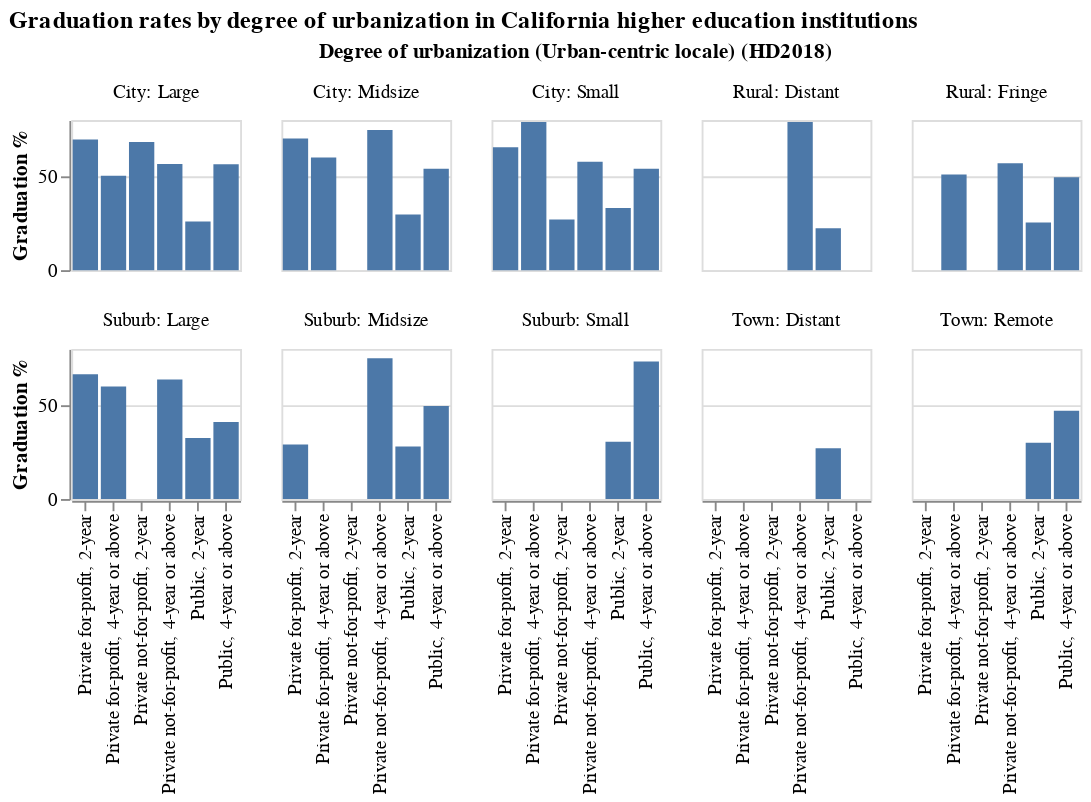

The cell this chart's notebook holds for it:
### Code cell
alt.Chart(tidy).mark_bar().encode(
    x = alt.X('Sector of institution (HD2018)', axis = alt.Axis(title = '')),
    y = alt.Y('Graduation rate  total cohort (DRVGR2017_RV)', axis = alt.Axis(title = "Graduation %")),
    facet = alt.Facet('Degree of urbanization (Urban-centric locale) (HD2018)'),
    tooltip = alt.Tooltip(['Graduation rate  total cohort (DRVGR2017_RV)'], title = 'Grad rate')
).properties(
    title='Graduation rates by degree of urbanization in California higher education institutions',
    columns=5,
    width=90,
    height=80
)

### Figure 1 — Vega-Lite specification as saved in the notebook (floating-point values rounded to 4 significant figures)
{"$schema": "https://vega.github.io/schema/vega-lite/v3.4.0.json", "columns": 5, "config": {"mark": {"tooltip": null}, "view": {"height": 300, "width": 400}}, "data": {"name": "data-df5ca937c9d7259b21761532c4ae714f"}, "datasets": {"data-df5ca937c9d7259b21761532c4ae714f": [{"Degree of urbanization (Urban-centric locale) (HD2018)": "City: Large", "Graduation rate  total cohort (DRVGR2017_RV)": 69.6, "Sector of institution (HD2018)": "Private for-profit, 2-year"}, {"Degree of urbanization (Urban-centric locale) (HD2018)": "City: Large", "Graduation rate  total cohort (DRVGR2017_RV)": 50.3, "Sector of institution (HD2018)": "Private for-profit, 4-year or above"}, {"Degree of urbanization (Urban-centric locale) (HD2018)": "City: Large", "Graduation rate  total cohort (DRVGR2017_RV)": 68.25, "Sector of institution (HD2018)": "Private not-for-profit, 2-year"}, {"Degree of urbanization (Urban-centric locale) (HD2018)": "City: Large", "Graduation rate  total cohort (DRVGR2017_RV)": 56.59, "Sector of institution (HD2018)": "Private not-for-profit, 4-year or above"}, {"Degree of urbanization (Urban-centric locale) (HD2018)": "City: Large", "Graduation rate  total cohort (DRVGR2017_RV)": 25.95, "Sector of institution (HD2018)": "Public, 2-year"}, {"Degree of urbanization (Urban-centric locale) (HD2018)": "City: Large", "Graduation rate  total cohort (DRVGR2017_RV)": 56.5, "Sector of institution (HD2018)": "Public, 4-year or above"}, {"Degree of urbanization (Urban-centric locale) (HD2018)": "City: Midsize", "Graduation rate  total cohort (DRVGR2017_RV)": 70.22, "Sector of institution (HD2018)": "Private for-profit, 2-year"}, {"Degree of urbanization (Urban-centric locale) (HD2018)": "City: Midsize", "Graduation rate  total cohort (DRVGR2017_RV)": 60, "Sector of institution (HD2018)": "Private for-profit, 4-year or above"}, {"Degree of urbanization (Urban-centric locale) (HD2018)": "City: Midsize", "Graduation rate  total cohort (DRVGR2017_RV)": 74.75, "Sector of institution (HD2018)": "Private not-for-profit, 4-year or above"}, {"Degree of urbanization (Urban-centric locale) (HD2018)": "City: Midsize", "Graduation rate  total cohort (DRVGR2017_RV)": 29.67, "Sector of institution (HD2018)": "Public, 2-year"}, {"Degree of urbanization (Urban-centric locale) (HD2018)": "City: Midsize", "Graduation rate  total cohort (DRVGR2017_RV)": 54, "Sector of institution (HD2018)": "Public, 4-year or above"}, {"Degree of urbanization (Urban-centric locale) (HD2018)": "City: Small", "Graduation rate  total cohort (DRVGR2017_RV)": 65.5, "Sector of institution (HD2018)": "Private for-profit, 2-year"}, {"Degree of urbanization (Urban-centric locale) (HD2018)": "City: Small", "Graduation rate  total cohort (DRVGR2017_RV)": 79, "Sector of institution (HD2018)": "Private for-profit, 4-year or above"}, {"Degree of urbanization (Urban-centric locale) (HD2018)": "City: Small", "Graduation rate  total cohort (DRVGR2017_RV)": 27, "Sector of institution (HD2018)": "Private not-for-profit, 2-year"}, {"Degree of urbanization (Urban-centric locale) (HD2018)": "City: Small", "Graduation rate  total cohort (DRVGR2017_RV)": 57.75, "Sector of institution (HD2018)": "Private not-for-profit, 4-year or above"}, {"Degree of urbanization (Urban-centric locale) (HD2018)": "City: Small", "Graduation rate  total cohort (DRVGR2017_RV)": 33.12, "Sector of institution (HD2018)": "Public, 2-year"}, {"Degree of urbanization (Urban-centric locale) (HD2018)": "City: Small", "Graduation rate  total cohort (DRVGR2017_RV)": 54, "Sector of institution (HD2018)": "Public, 4-year or above"}, {"Degree of urbanization (Urban-centric locale) (HD2018)": "Rural: Distant", "Graduation rate  total cohort (DRVGR2017_RV)": 79, "Sector of institution (HD2018)": "Private not-for-profit, 4-year or above"}, {"Degree of urbanization (Urban-centric locale) (HD2018)": "Rural: Distant", "Graduation rate  total cohort (DRVGR2017_RV)": 22.33, "Sector of institution (HD2018)": "Public, 2-year"}, {"Degree of urbanization (Urban-centric locale) (HD2018)": "Rural: Fringe", "Graduation rate  total cohort (DRVGR2017_RV)": 51, "Sector of institution (HD2018)": "Private for-profit, 4-year or above"}, {"Degree of urbanization (Urban-centric locale) (HD2018)": "Rural: Fringe", "Graduation rate  total cohort (DRVGR2017_RV)": 57, "Sector of institution (HD2018)": "Private not-for-profit, 4-year or above"}, {"Degree of urbanization (Urban-centric locale) (HD2018)": "Rural: Fringe", "Graduation rate  total cohort (DRVGR2017_RV)": 25.44, "Sector of institution (HD2018)": "Public, 2-year"}, {"Degree of urbanization (Urban-centric locale) (HD2018)": "Rural: Fringe", "Graduation rate  total cohort (DRVGR2017_RV)": 49.5, "Sector of institution (HD2018)": "Public, 4-year or above"}, {"Degree of urbanization (Urban-centric locale) (HD2018)": "Suburb: Large", "Graduation rate  total cohort (DRVGR2017_RV)": 66.5, "Sector of institution (HD2018)": "Private for-profit, 2-year"}, {"Degree of urbanization (Urban-centric locale) (HD2018)": "Suburb: Large", "Graduation rate  total cohort (DRVGR2017_RV)": 60, "Sector of institution (HD2018)": "Private for-profit, 4-year or above"}, {"Degree of urbanization (Urban-centric locale) (HD2018)": "Suburb: Large", "Graduation rate  total cohort (DRVGR2017_RV)": 63.71, "Sector of institution (HD2018)": "Private not-for-profit, 4-year or above"}, {"Degree of urbanization (Urban-centric locale) (HD2018)": "Suburb: Large", "Graduation rate  total cohort (DRVGR2017_RV)": 32.58, "Sector of institution (HD2018)": "Public, 2-year"}, {"Degree of urbanization (Urban-centric locale) (HD2018)": "Suburb: Large", "Graduation rate  total cohort (DRVGR2017_RV)": 41, "Sector of institution (HD2018)": "Public, 4-year or above"}, {"Degree of urbanization (Urban-centric locale) (HD2018)": "Suburb: Midsize", "Graduation rate  total cohort (DRVGR2017_RV)": 29, "Sector of institution (HD2018)": "Private for-profit, 2-year"}, {"Degree of urbanization (Urban-centric locale) (HD2018)": "Suburb: Midsize", "Graduation rate  total cohort (DRVGR2017_RV)": 75, "Sector of institution (HD2018)": "Private not-for-profit, 4-year or above"}, {"Degree of urbanization (Urban-centric locale) (HD2018)": "Suburb: Midsize", "Graduation rate  total cohort (DRVGR2017_RV)": 28, "Sector of institution (HD2018)": "Public, 2-year"}, {"Degree of urbanization (Urban-centric locale) (HD2018)": "Suburb: Midsize", "Graduation rate  total cohort (DRVGR2017_RV)": 49.6, "Sector of institution (HD2018)": "Public, 4-year or above"}, {"Degree of urbanization (Urban-centric locale) (HD2018)": "Suburb: Small", "Graduation rate  total cohort (DRVGR2017_RV)": 30.5, "Sector of institution (HD2018)": "Public, 2-year"}, {"Degree of urbanization (Urban-centric locale) (HD2018)": "Suburb: Small", "Graduation rate  total cohort (DRVGR2017_RV)": 73.33, "Sector of institution (HD2018)": "Public, 4-year or above"}, {"Degree of urbanization (Urban-centric locale) (HD2018)": "Town: Distant", "Graduation rate  total cohort (DRVGR2017_RV)": 27, "Sector of institution (HD2018)": "Public, 2-year"}, {"Degree of urbanization (Urban-centric locale) (HD2018)": "Town: Remote", "Graduation rate  total cohort (DRVGR2017_RV)": 30, "Sector of institution (HD2018)": "Public, 2-year"}, {"Degree of urbanization (Urban-centric locale) (HD2018)": "Town: Remote", "Graduation rate  total cohort (DRVGR2017_RV)": 47, "Sector of institution (HD2018)": "Public, 4-year or above"}]}, "encoding": {"facet": {"field": "Degree of urbanization (Urban-centric locale) (HD2018)", "type": "nominal"}, "tooltip": [{"field": "Graduation rate  total cohort (DRVGR2017_RV)", "title": "Grad rate", "type": "quantitative"}], "x": {"axis": {"title": ""}, "field": "Sector of institution (HD2018)", "type": "nominal"}, "y": {"axis": {"title": "Graduation %"}, "field": "Graduation rate  total cohort (DRVGR2017_RV)", "type": "quantitative"}}, "height": 80, "mark": "bar", "title": "Graduation rates by degree of urbanization in California higher education institutions", "width": 90}
